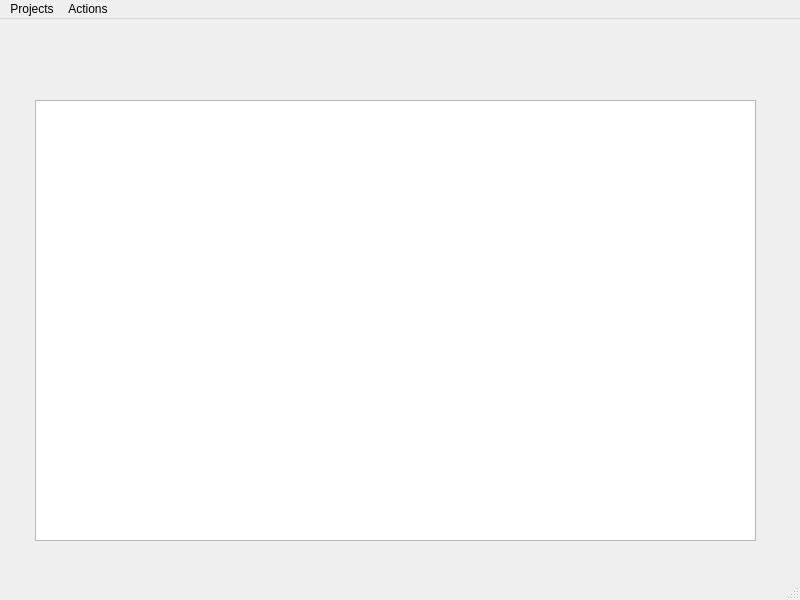
<?xml version="1.0" encoding="UTF-8"?>
<ui version="4.0">
 <class>HomeWindow</class>
 <widget class="QMainWindow" name="HomeWindow">
  <property name="geometry">
   <rect>
    <x>0</x>
    <y>0</y>
    <width>800</width>
    <height>600</height>
   </rect>
  </property>
  <property name="windowTitle">
   <string>Zeex Home</string>
  </property>
  <widget class="QWidget" name="HomeWidget">
   <widget class="FileSystemTreeView" name="treeView">
    <property name="geometry">
     <rect>
      <x>35</x>
      <y>81</y>
      <width>721</width>
      <height>441</height>
     </rect>
    </property>
   </widget>
  </widget>
  <widget class="QMenuBar" name="homemenu">
   <property name="geometry">
    <rect>
     <x>0</x>
     <y>0</y>
     <width>800</width>
     <height>21</height>
    </rect>
   </property>
   <widget class="QMenu" name="menuProjects">
    <property name="title">
     <string>Projects</string>
    </property>
    <addaction name="actionOpen"/>
    <addaction name="actionNew"/>
    <addaction name="actionSave"/>
    <addaction name="actionEdit"/>
    <addaction name="actionSettings"/>
   </widget>
   <widget class="QMenu" name="menuActions">
    <property name="title">
     <string>Actions</string>
    </property>
    <addaction name="actionZipFolder"/>
    <addaction name="actionViewCloud"/>
    <addaction name="actionUnzip"/>
   </widget>
   <addaction name="menuProjects"/>
   <addaction name="menuActions"/>
  </widget>
  <widget class="QStatusBar" name="statusbar"/>
  <action name="actionOpen">
   <property name="text">
    <string>Open</string>
   </property>
  </action>
  <action name="actionNew">
   <property name="text">
    <string>New</string>
   </property>
  </action>
  <action name="actionSave">
   <property name="text">
    <string>Save</string>
   </property>
  </action>
  <action name="actionEdit">
   <property name="text">
    <string>Edit</string>
   </property>
  </action>
  <action name="actionSettings">
   <property name="text">
    <string>Settings</string>
   </property>
  </action>
  <action name="actionZip">
   <property name="text">
    <string>Zip</string>
   </property>
  </action>
  <action name="actionZipFolder">
   <property name="text">
    <string>Zip Folder</string>
   </property>
  </action>
  <action name="actionViewCloud">
   <property name="text">
    <string>View Cloud</string>
   </property>
  </action>
  <action name="actionUnzip">
   <property name="text">
    <string>Unzip</string>
   </property>
  </action>
 </widget>
 <customwidgets>
  <customwidget>
   <class>FileSystemTreeView</class>
   <extends>QTreeView</extends>
   <header>core/views/basic/treeview.h</header>
  </customwidget>
 </customwidgets>
 <resources/>
 <connections/>
</ui>
